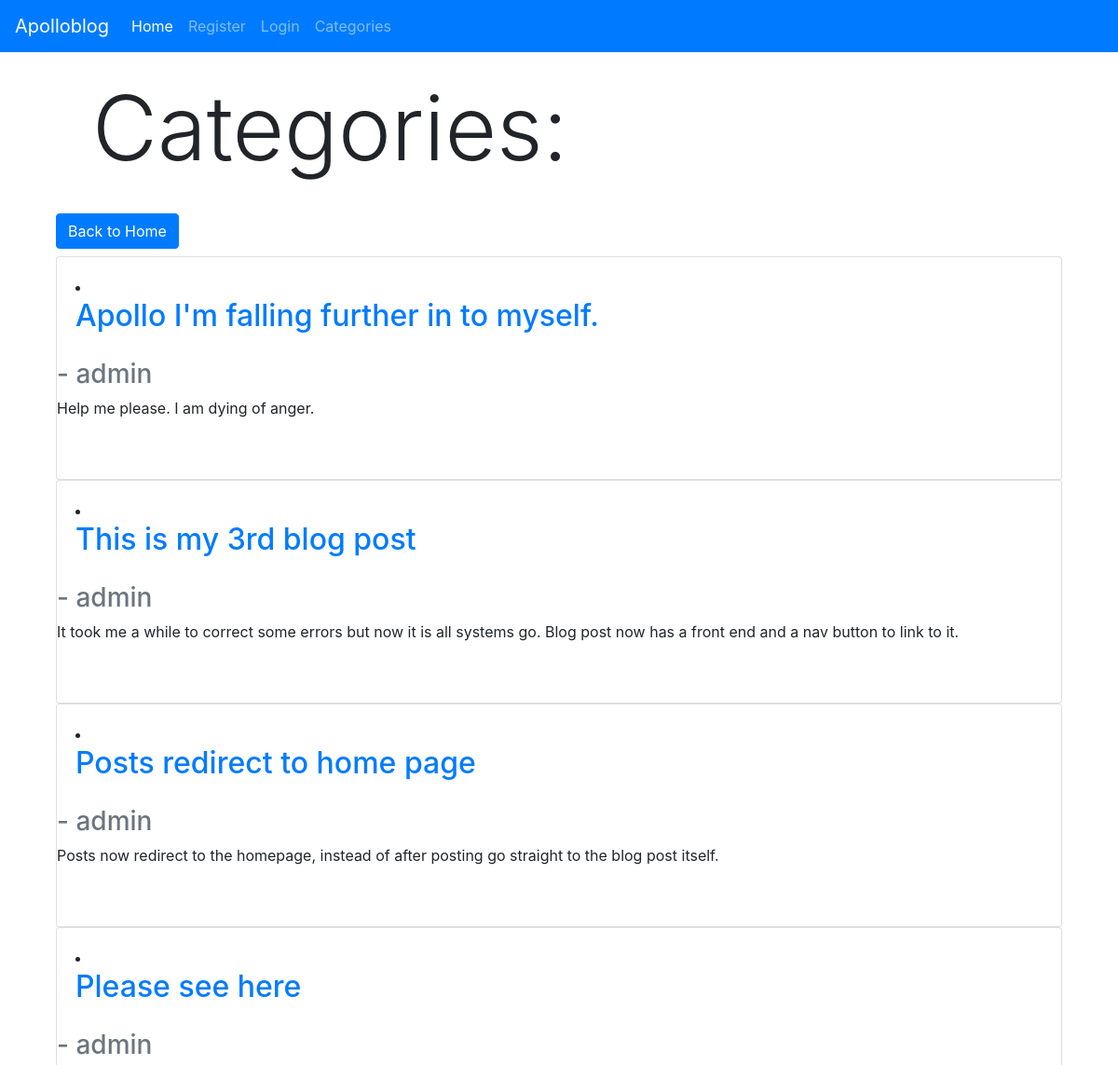
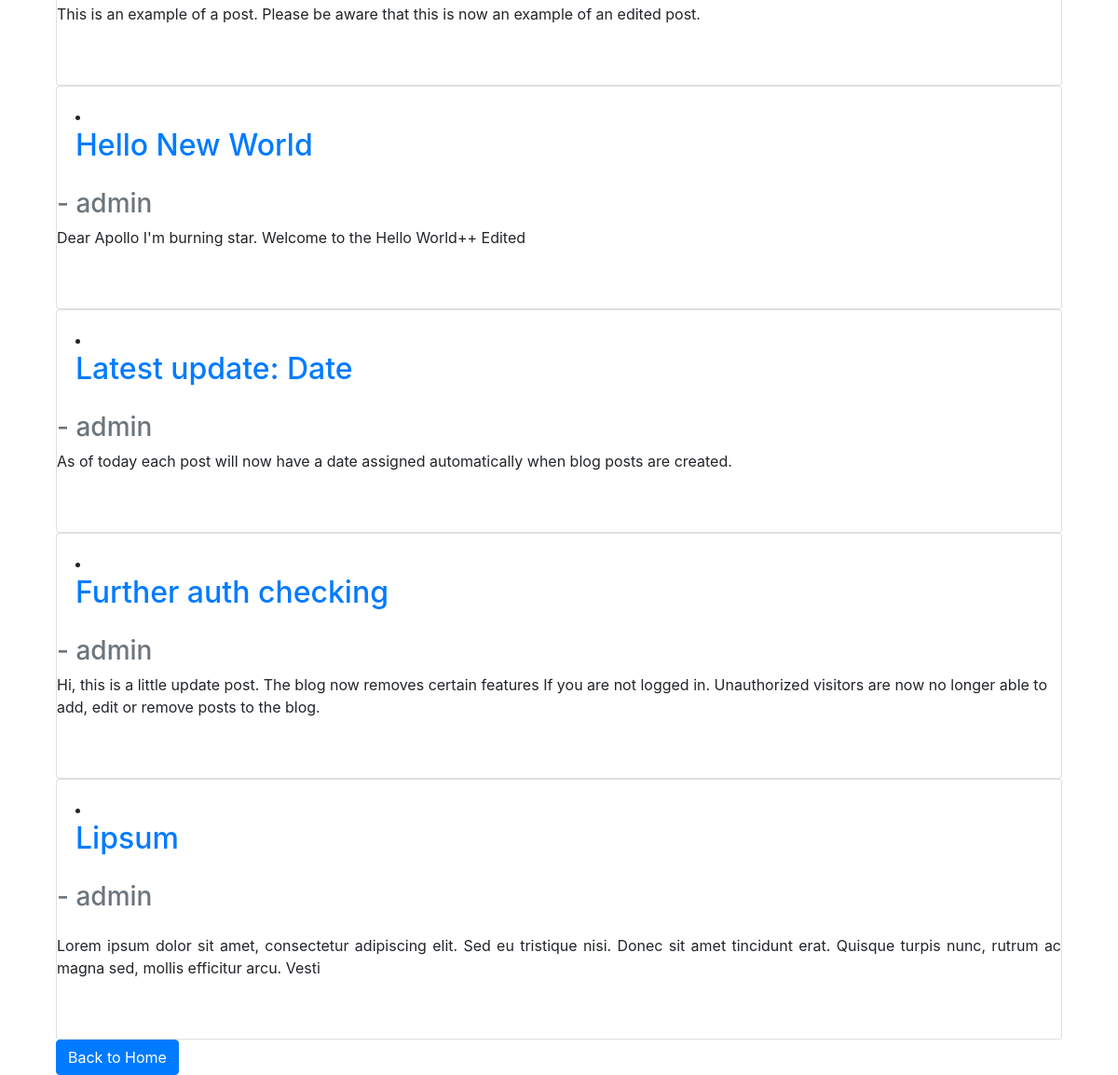
/category/development/, run on the app's committed database (2 pictures, top to bottom).
### blogroot/models.py (models this page shows, shortened)
class Post(models.Model):
	title = models.CharField(max_length=255) #max char length
	header_image = models.ImageField(null=True, blank=True, upload_to="images/")
	title_tag = models.CharField(max_length=255)
	author = models.ForeignKey(User, null=True, on_delete=models.CASCADE)
	body = RichTextField(blank=True, null=True) #initialise ckeditor on body
	name = "Apollo Blog"
	post_date = models.DateField(auto_now_add = True)
	category = models.CharField(max_length=255, default='development')
	snippet = models.CharField(max_length=140)
	likes = models.ManyToManyField(User, related_name='blog_posts')

### blogroot/views.py (the view)
# urls.py: path('category/<str:cats>/',CategoryView, name='category'),
def CategoryView(request, cats):
	category_posts = Post.objects.filter(category= cats.replace('-',' '))
	return render(request, 'categories.html', {'cats':cats.replace('-',' '), 'category_posts':category_posts})

### blogroot/templates/categories.html (shortened to what this page needs)
{% extends 'base.html' %}
{% block content %}
<body>
<div class="container-fluid">
<div class="container">
<div class="col px-lg-4">
{% if category_posts %}
<h1 class="display-1">Categories:</h1> <br />
</div>
</div>
<h2 class="dispay-2"> {{ catsx }}
<a href="{% url 'home' %}" class="btn btn-primary"> Back to Home </a> </h2>
{% for post in category_posts %}
<div class="card">
	<div class="card-body">
		<li><a  href="{% url 'article_detail' post.pk %}">
		<h2 class="card-title">{{ post.title }}</h2></a>
	</div>
	 	<h3 class="card-subtitle mb-2 text-muted"> - {{ post.author.username }} </h3>
	 	<p class ="card-text"> {{ post.body | slice:":200"|safe }} </p> <br />
	 </small>  <br />
</div>
{% endfor %}
<a href="{% url 'home' %}" class="btn btn-primary"> Back to Home </a>
</body>
{% else %}
<h1 class="display-1">I'm sorry this category doesn't exist... </h1>
<a href="{% url 'home' %}" class="btn btn-primary"> Back to Home </a>
{% endif %}
{% endblock %}

### data on the page
Post: title "Apollo I'm falling further in to myself.", author.username "admin", body "Help me please. I am dying of anger."
Post: title "This is my 3rd blog post", author.username "admin", body "It took me a while to correct some errors but now it is all systems go. Blog post now has a front end and a nav button to link to it."
Post: title "Posts redirect to home page", author.username "admin", body "Posts now redirect to the homepage, instead of after posting go straight to the blog post itself."
Post: title "Please see here", author.username "admin", body "This is an example of a post. Please be aware that this is now an example of an edited post."
Post: title "Hello New World", author.username "admin", body "Dear Apollo I'm burning star. Welcome to the Hello World++ Edited"
Post: title "Latest update: Date", author.username "admin", body "As of today each post will now have a date assigned automatically when blog posts are created."
Post: title "Further auth checking", author.username "admin", body "Hi, this is a little update post. The blog now removes certain features If you are not logged in. Unauthorized visitors are now no longer able to add, edit or remove posts to the blog."
Post: title "Lipsum", author.username "admin", body "Lorem ipsum dolor sit amet, consectetur adipiscing elit. Sed eu tristique nisi. Donec sit amet tincidunt erat. Quisque turpis nunc, rutrum ac magna sed, mollis efficitur arcu. Vesti"
